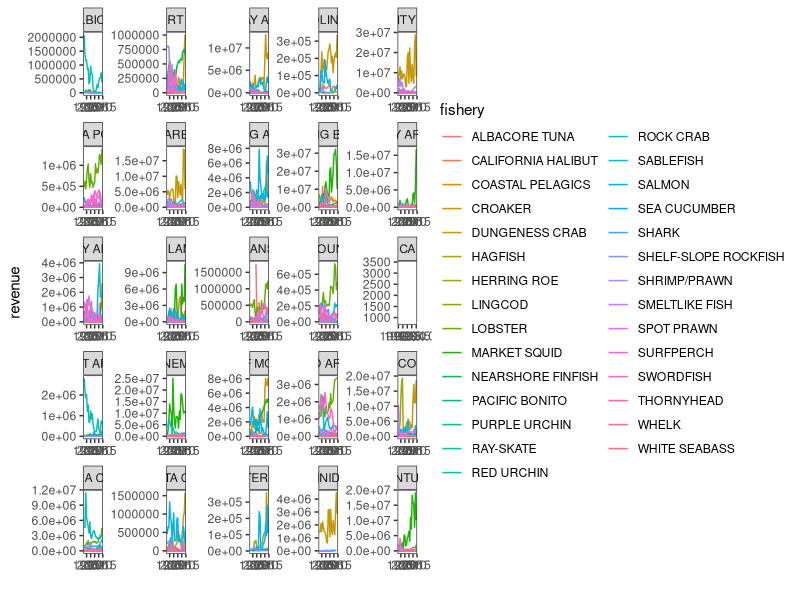
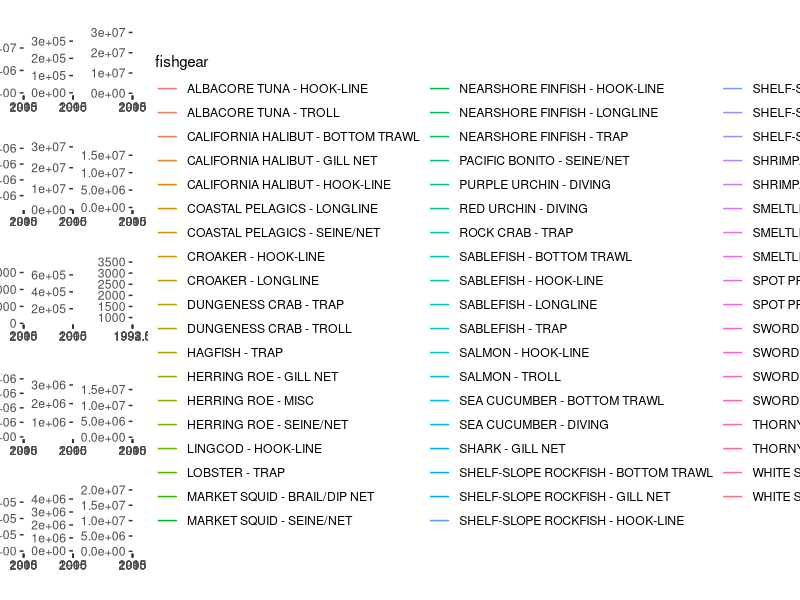
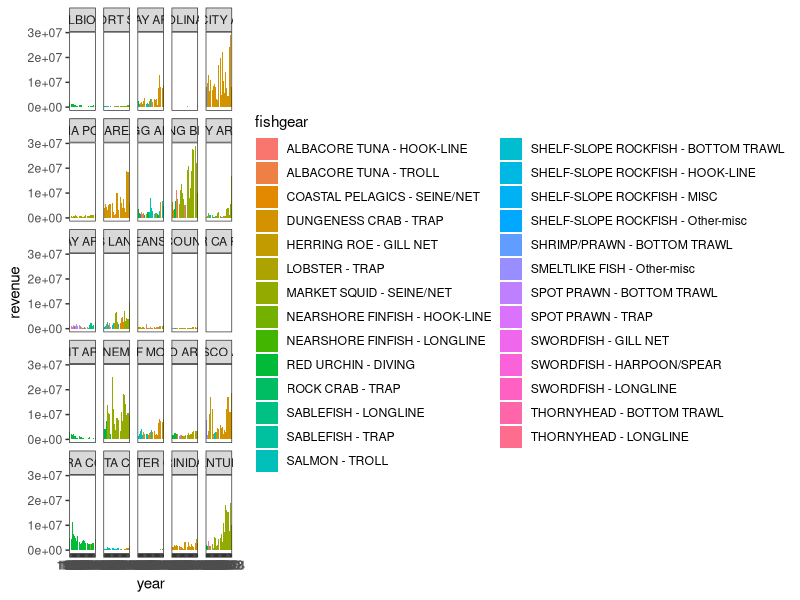
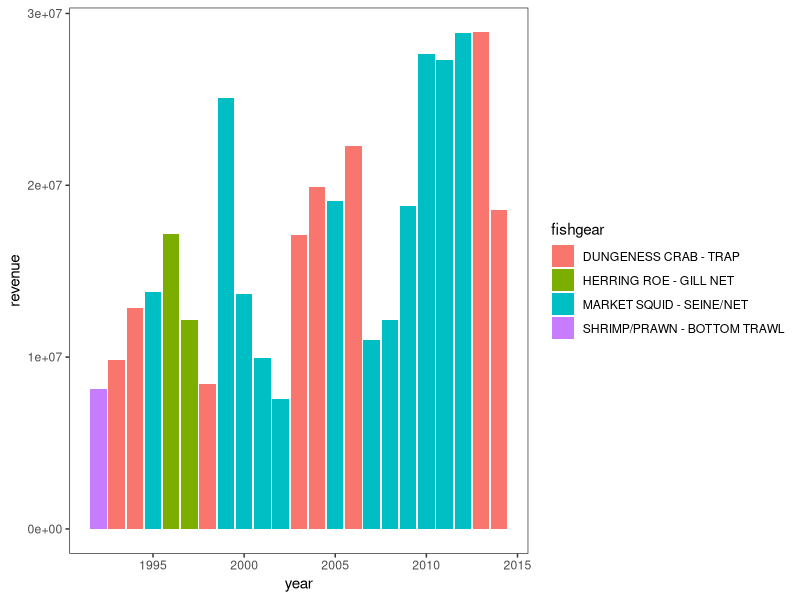
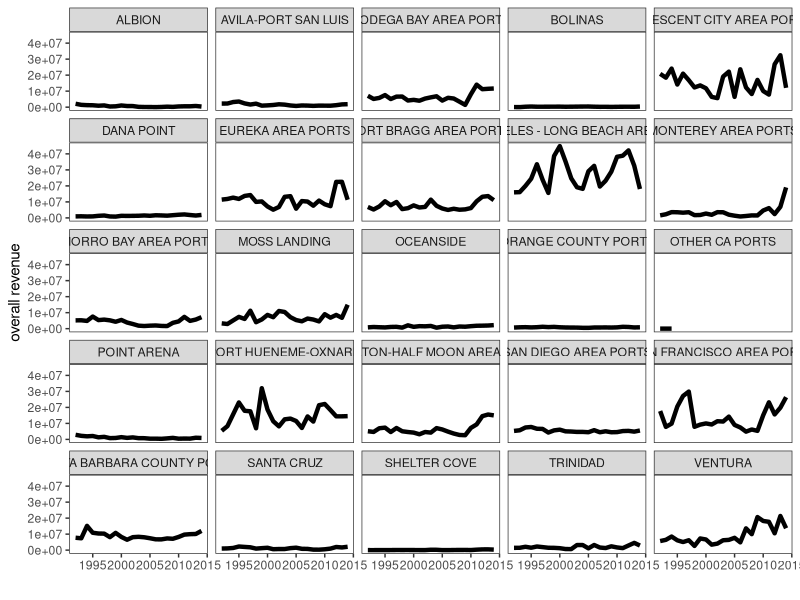
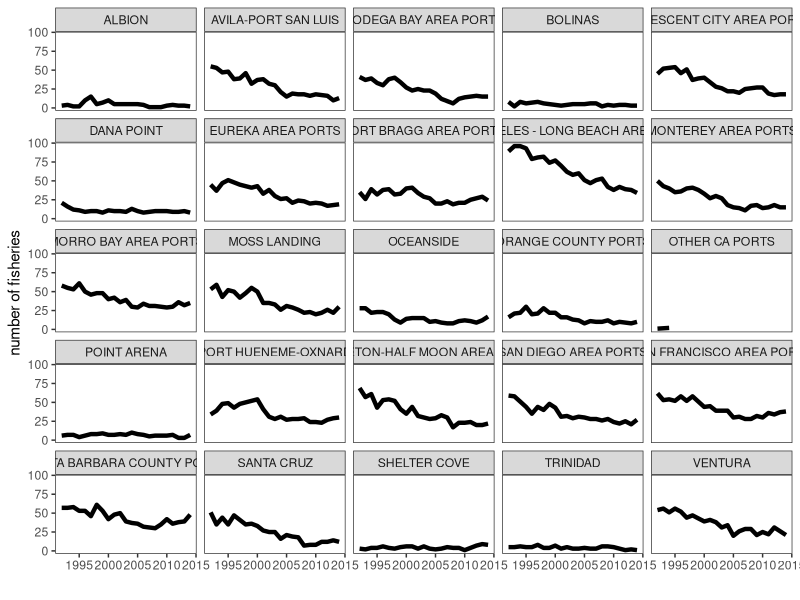

These figures' R source, in order:
# Exploring the California landings & fishery participation data for 1992-2014,
# downloaded from the California Natural Resources Agency:
# https://data.cnra.ca.gov/dataset/human-uses-and-socioeconomic-dimensions-ca-north-coast-mpa-baseline-study-1992-2014
# Specifically, this script is for the landings data by port, listed as:
# "Landing Receipt Records: Landings Data By Port 1992-2014"

library(dplyr)
library(tidyr)
library(reshape2)
library(ggplot2)
library(viridis)

# Read in all landings data
port_landings <- read.csv("Data/port_landings_updated.csv")

# Isolate stable period: 2009-2014
stable_years <- port_landings %>% filter(between(year, 2009, 2014))


# Timeseries of fisheries by port ---------------------------------------------
pl <- port_landings %>% drop_na()  # remove NAs
pl <- pl[order(pl$year, pl$port, -pl$ex.vessel_revenue), ]  # order by revenue
pl_stable <- pl %>% filter(between(year, 2009, 2014))  # osolate stable period
pl_stable <- pl %>% filter(port != "OTHER CA PORTS1")  # remove empty port category

pl_stable$year <- as.numeric(pl_stable$year)
pl_stable$fishery <- as.factor(pl_stable$fishery)
pl_stable$port <- as.factor(pl_stable$port)
pl_stable$gear <- as.factor(pl_stable$gear)

# Find total for each species, ignoring gear type
pl_species <- group_by(pl_stable, year, port, fishery) %>% 
  summarize(revenue = sum(ex.vessel_revenue))

# Create crazy graph with all species
all_ports <- ggplot(pl_species, aes(x = year, y = revenue, color = fishery)) + 
  theme_bw() +
  geom_line() +  
  ylab("revenue") + xlab(" ") +
  theme(panel.grid.major = element_blank(), panel.grid.minor = element_blank()) +
  facet_wrap(~port, scale="free", ncol = 5)

ggsave(filename="Yearly port data/Figures/all_ports.pdf", plot=all_ports,
       width=600, height=500, units="mm", dpi=300)

# Combine fishery & gear columns together to maintain all differences in fishery
pl_fishgear <- pl_stable %>% unite(fishgear, fishery, gear, sep = " - ")
pl_fishgear$fishgear <- as.factor(pl_fishgear$fishgear)

# Keep only top 5 highest revenue species per port per year
pl_highest <- pl_fishgear %>% 
  arrange(year, port, desc(ex.vessel_revenue)) %>% 
  group_by(year, port) %>%
  slice(1:3)

pl_highest <- as.data.frame(pl_highest)

# Plot top 5 revenue-producing species per port per year
top_revenue <- ggplot(pl_highest, aes(x = year, y = ex.vessel_revenue, color = fishgear)) + 
  theme_bw() +
  geom_line() +  
  ylab("revenue") + xlab(" ") +
  theme(panel.grid.major = element_blank(), panel.grid.minor = element_blank()) +
  facet_wrap(~port, scale="free", ncol = 5)

ggsave(filename="Yearly port data/Figures/top_revenue.pdf", plot=top_revenue,
       width=600, height=500, units="mm", dpi=300)

# Most revenue-producing species per port per year
pl_max <- pl_fishgear %>% 
  arrange(year, port, desc(ex.vessel_revenue)) %>% 
  group_by(year, port) %>%
  slice(1:1)

pl_max <- as.data.frame(pl_max)
pl_max$year <- as.factor(pl_max$year)

max_revenue <- ggplot(pl_max, aes(y = ex.vessel_revenue, x = year, fill = fishgear)) +
  geom_bar(position = "dodge", stat = "identity") +
  ylab("revenue") +
  theme_bw() +
  theme(panel.grid.major = element_blank(), panel.grid.minor = element_blank()) +
  facet_wrap(~port) 

ggsave(filename="Yearly port data/Figures/max_revenue.pdf", max_revenue,
       width=600, height=500, units="mm", dpi=300)

# Most revenue-producing species per year
pl_max_yr <- pl_fishgear %>% 
  arrange(year, desc(ex.vessel_revenue)) %>% 
  group_by(year) %>%
  slice(1:1)

max_revenue_yr <- ggplot(pl_max_yr, aes(y = ex.vessel_revenue, x = year, fill = fishgear)) +
  geom_bar(position = "dodge", stat = "identity") +
  ylab("revenue") +
  theme_bw() +
  theme(panel.grid.major = element_blank(), panel.grid.minor = element_blank())

ggsave(filename="Yearly port data/Figures/max_revenue_yr.pdf", max_revenue_yr,
       width=200, height=100, units="mm", dpi=300)

# General timeseries by port --------------------------------------------------
# Total revenue per port per year
pl_revenue <- group_by(pl, year, port) %>% summarize(revenue = sum(ex.vessel_revenue))
pl_revenue <- pl_revenue %>% filter(port != "OTHER CA PORTS1")  # remove empty port category

total_revenue <- ggplot(pl_revenue, aes(x = year, y = revenue)) + 
  theme_bw() +
  geom_line(size=1.5) +  
  ylab("overall revenue") + xlab(" ") +
  theme(panel.grid.major = element_blank(), panel.grid.minor = element_blank()) +
  facet_wrap(~port, ncol = 5)

ggsave(filename="Yearly port data/Figures/total_revenue.pdf", plot=total_revenue,
       width=600, height=500, units="mm", dpi=300)

# Count of fisheries (species and gear) per port per year
pl_count <- count(pl_fishgear, year, port)

fisheries_number <- ggplot(pl_count, aes(x = year, y = n)) + 
  theme_bw() +
  geom_line(size=1.5) +  
  ylab("number of fisheries") + xlab(" ") +
  theme(panel.grid.major = element_blank(), panel.grid.minor = element_blank()) +
  facet_wrap(~port, ncol = 5)

ggsave(filename="Yearly port data/Figures/fisheries_number.pdf", plot=fisheries_number,
       width=600, height=500, units="mm", dpi=300)
